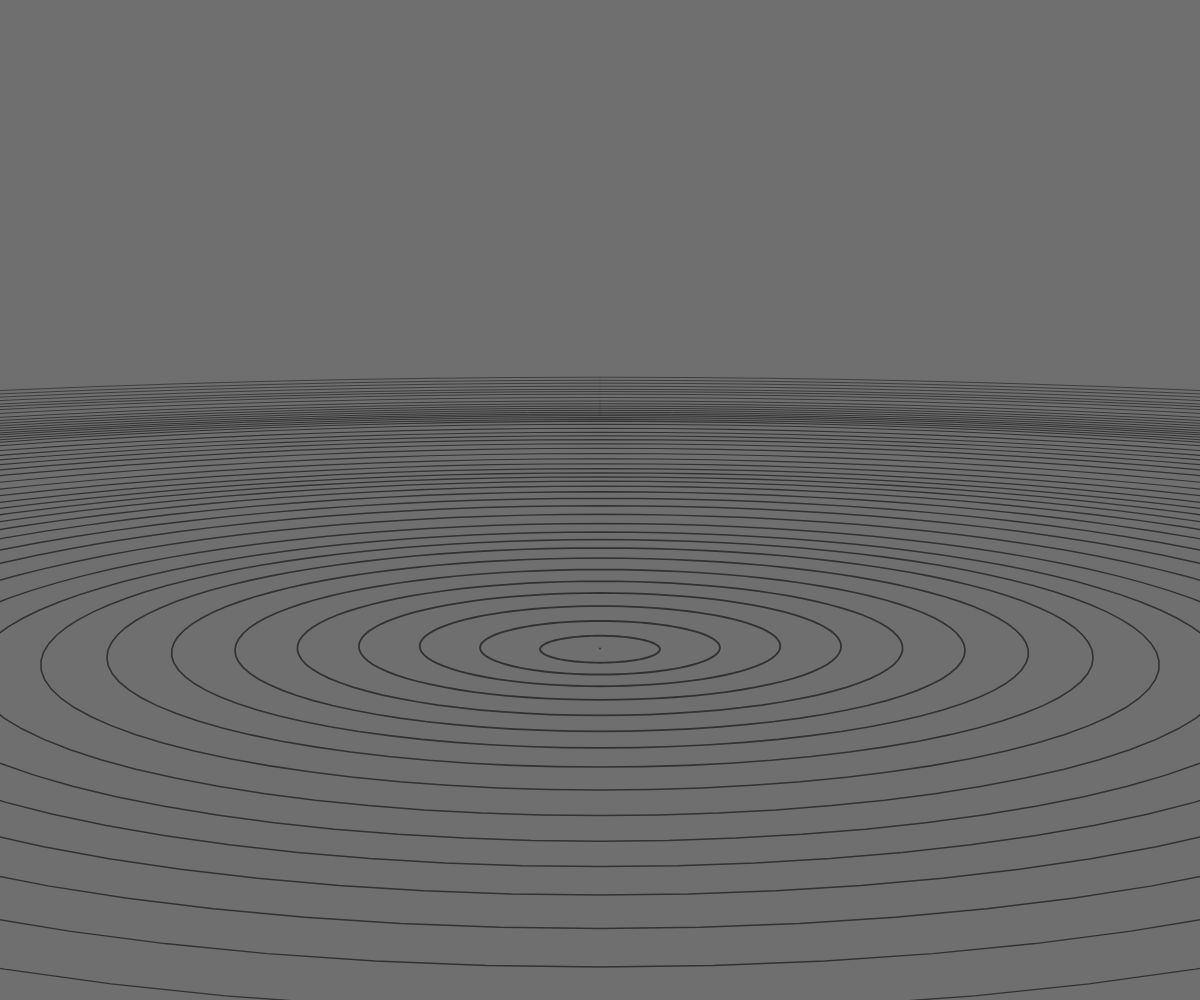
Frame 1 (no input)
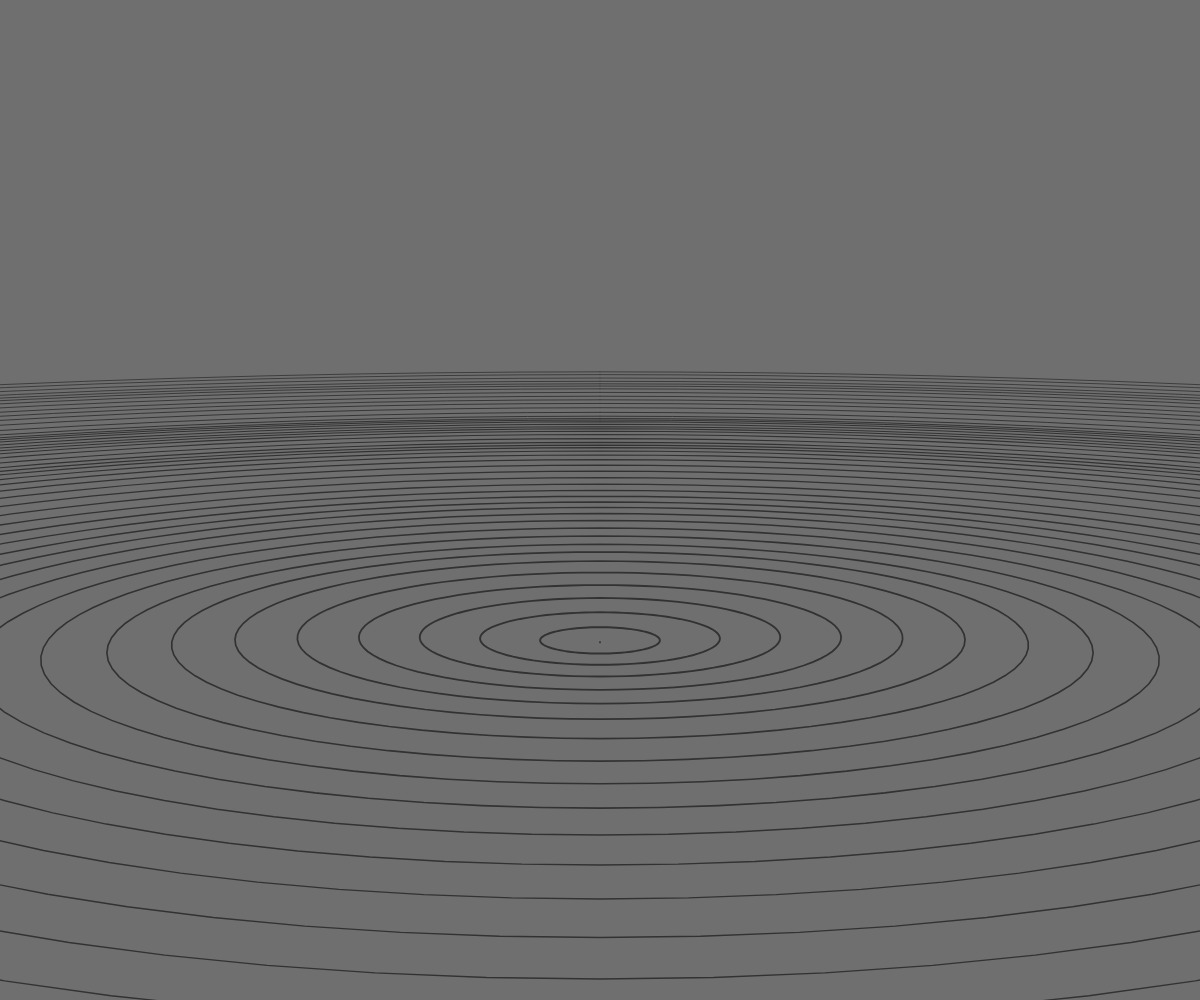
Frame 60 (no input)
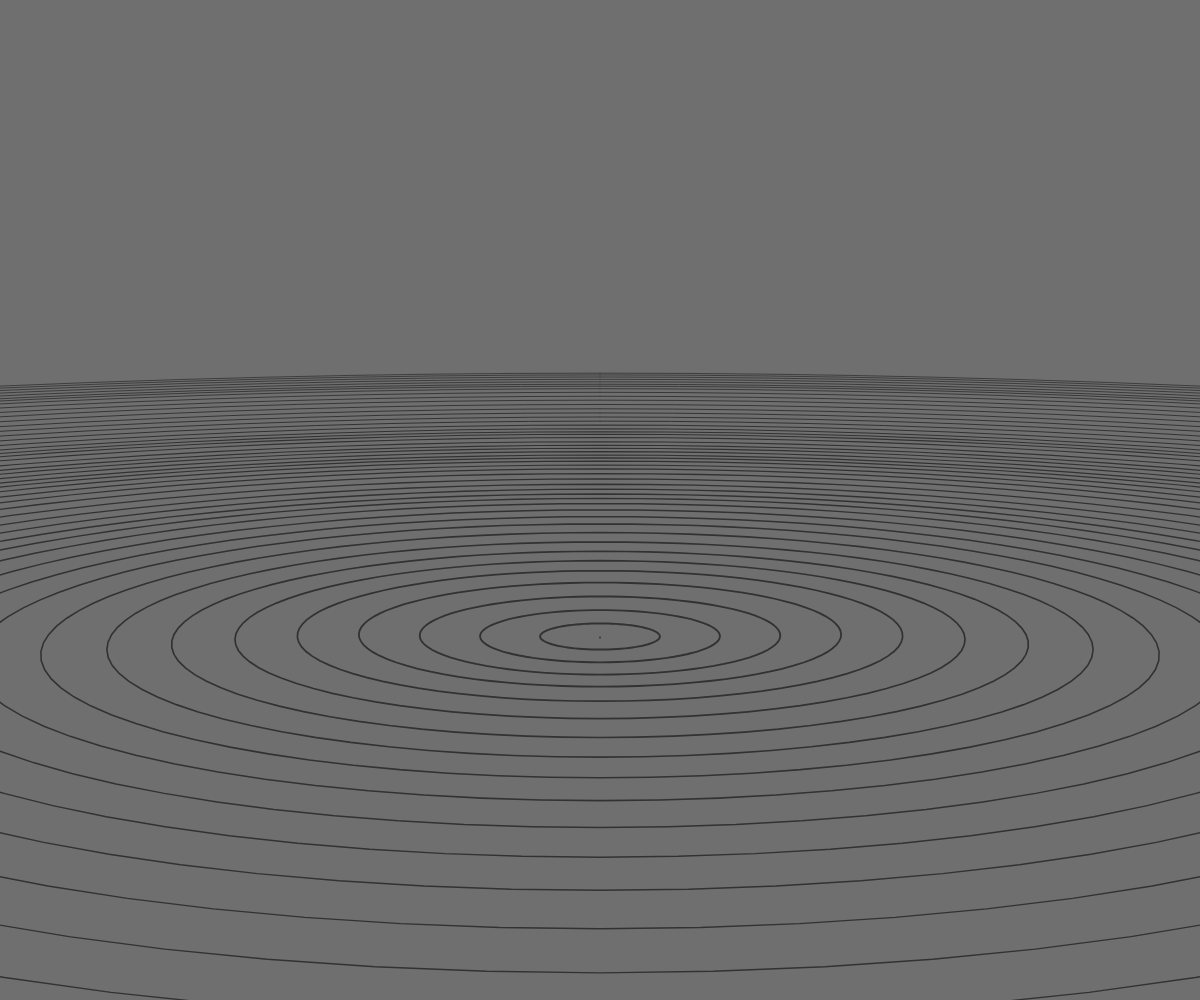
Frame 120 (the mouse pressed at the canvas centre since frame 60)

The p5.js sketch that drew these frames (run headless with seeded random() and noise() and a simulated clock; from frame 60 on, the mouse is pressed at the canvas centre):

// p5.js sketch
// ── sketch.js


let scale = 0.0005;
let weight = 2;
let w;

let view;

let inc = 0;


function setup(){
	createCanvas(windowWidth, windowHeight);
	angleMode(DEGREES);
	noFill();
	seperation = width*0.2;


// 	view = new Frame();
}

function draw(){
	background(111);
	translate(width/2,height*0.2);
	for(i=0;i<50;i++){
		let yy = noise((i*0.05)-(frameCount*0.03))*75;
		dEllipse(0,yy+400,5,i*(width/20),0);
	}
// 	view.display(-seperation,-10);
// 	view.display(seperation,10);

}

// function Frame(){
// 
// 
// 	this.display = (POS,OFF)=>{
// 		push();
// 		translate(width/2+POS,height/2);
// 		
// 		pop();
// 	}
// 
// 	
// }

function dEllipse(X,Y,D,R,OFF){
	
	beginShape();
	for(c=0;c<91;c++){	
		let x = sin(c*4)*R+X;
		let y = Y;
		let d = cos(c*4)*R+D;
		dVertex(x,y,d,OFF);
	}
	endShape();
}

function dVertex(X,Y,D,OFF){
	//receives X,Y,D in pixels. D is distance from view point in 'pixels'. X,Y => W,H

	let s = 1/(1+(D*scale));
	stroke(50);
	strokeWeight(s*weight);
	let x = (OFF+X)*s;
	let y = Y*s;
	vertex(x,y);	
}

function dPoint(X,Y,D,OFF){
	//receives X,Y,D in pixels. D is distance from view point in 'pixels'. X,Y => W,H

	let s = 1/(1+(D*scale));
	stroke(255,0,100);
	strokeWeight(s*40);
	let x = OFF+X*s;
	let y = Y*s;
	point(x,y);	

}

function dImage(X,Y,D,IMG,OFF){

	let s = 1/(1+(D*scale));

	let x = OFF+X*s;
	let y = Y*s;
	image(IMG,x,y,IMG.width*s,IMG.width*s);

}

function dLine(X1,Y1,D1,X2,Y2,D2,DIV,OFF){

	let xSpace = (X2-X1)/DIV;
	let ySpace = (Y2-Y1)/DIV;
	let dSpace = (D2-D1)/DIV;

	for(i=0;i<DIV;i++){
		let s = 1/(1+((D1+dSpace*i)*scale));

		let x1 = X1+xSpace*i*s;
		let y1 = Y1+ySpace*i*s;
		let o1 = OFF*s;
				//point(x1,y1);
				s = 1/(1+((D1+dSpace*(i+1))*scale));
		let x2 = X1+xSpace*(i+1)*s;
		let y2 = Y1+ySpace*(i+1)*s;
		let o2 = OFF*s;
				//point(x2,y2);

		strokeWeight(weight*s);
		stroke(255*s);
	
		line(x1+o1,y1,x2+o2,y2);
	} 

}
